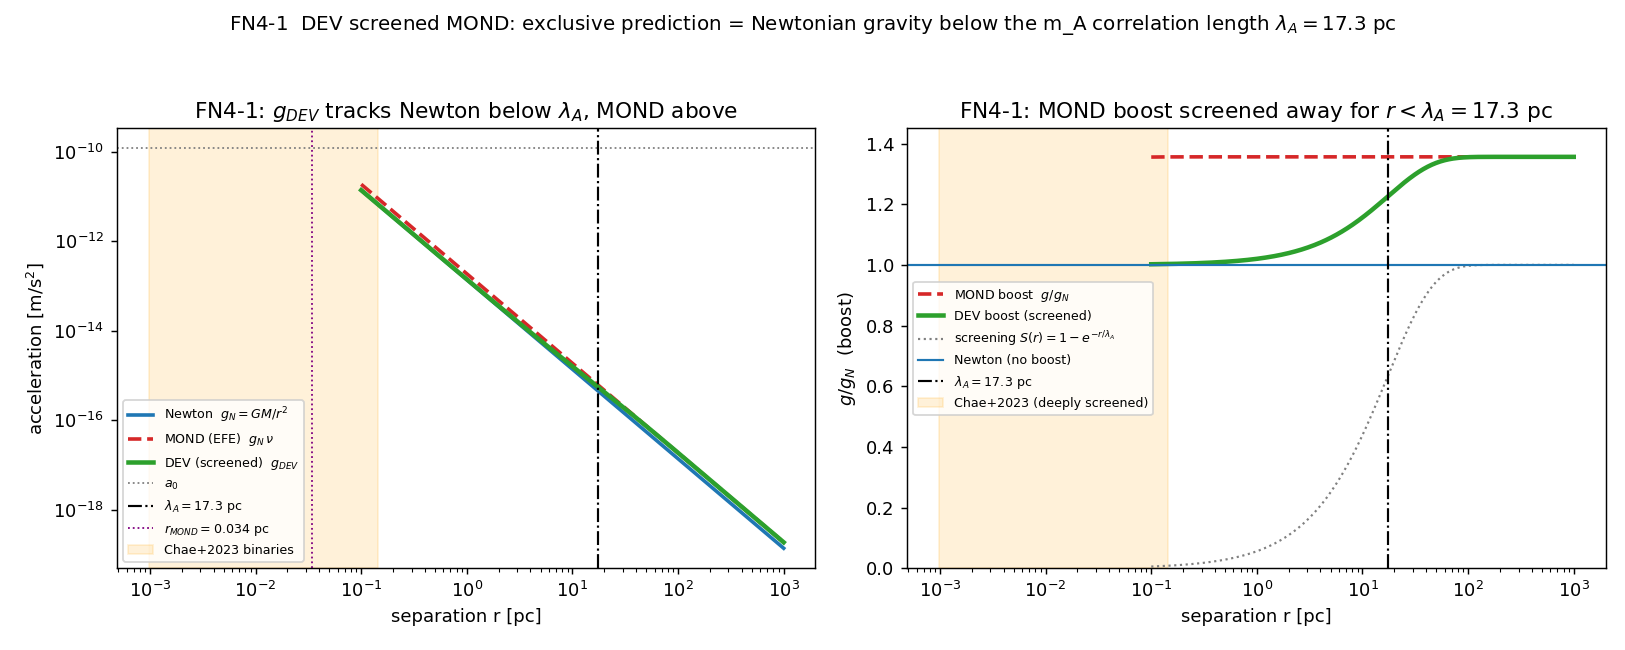

Generate this figure with Python:
"""FN4_1_profile.py -- analytic screened-MOND profile g_DEV(r).

Charter FN4-1.  M = 1 Msun, a0 = 1.2e-10 m/s^2, lambda_A = 17.3 pc (fixed).
Computes g_N, g_MOND, g_DEV and the boost g/g_N over r in [0.1, 1000] pc, locates
the transition at r = lambda_A, and writes json + a two-panel figure.
"""
from __future__ import annotations

import json
from pathlib import Path

import numpy as np
import matplotlib
matplotlib.use("Agg")
import matplotlib.pyplot as plt  # noqa: E402

import fn4_core as c  # noqa: E402

OUT = Path(__file__).resolve().parent
M = 1.0  # Msun


def main():
    r_pc = np.logspace(np.log10(0.1), np.log10(1000.0), 400)
    r = r_pc * c.PC

    gN = c.g_newton(r, M)
    gM = c.g_mond(r, M)
    gD = c.g_dev(r, M)
    S = c.screening(r)
    bD = c.boost_dev(r, M)
    bM = c.boost_mond(r, M)

    # checkpoint table (charter asks for S at 0.05 pc and 17 pc explicitly)
    checkpoints = {}
    for tag, rp in [("0.05pc_Chae", 0.05), ("1.7pc_Jacobi", c.R_JACOBI_PC),
                    ("17.3pc_lambdaA", c.LAMBDA_A_PC), ("100pc", 100.0),
                    ("1000pc", 1000.0)]:
        rr = rp * c.PC
        checkpoints[tag] = {
            "r_pc": rp,
            "screening_S": float(c.screening(rr)),
            "boost_DEV": float(c.boost_dev(rr, M)),
            "boost_MOND": float(c.boost_mond(rr, M)),
            "vtilde_DEV": float(c.vtilde_dev(rr, M)),
            "vtilde_MOND": float(c.vtilde_mond(rr, M)),
        }

    payload = {
        "params": {"M_msun": M, "a0": c.A0, "lambda_A_pc": c.LAMBDA_A_PC,
                   "g_ext_over_a0": c.G_EXT / c.A0,
                   "gamma_plateau": float(c.nu_rar(c.G_EXT / c.A0)),
                   "r_MOND_pc": float(c.mond_radius(M) / c.PC)},
        "checkpoints": checkpoints,
        "transition_pc": c.LAMBDA_A_PC,
        "S_at_lambda": float(c.screening(c.LAMBDA_A)),
        "note": "g_DEV = g_N*[1+(nu_eff-1)*(1-exp(-r/lambda_A))]; EFE-capped nu_eff",
    }
    (OUT / "FN4_1_profile.json").write_text(json.dumps(payload, indent=2))

    print("=" * 74)
    print("FN4-1  screened-MOND profile  g_DEV(r)   (M = 1 Msun)")
    print("=" * 74)
    print(f"  lambda_A = {c.LAMBDA_A_PC} pc   r_MOND = {c.mond_radius(M)/c.PC:.4f} pc"
          f"   gamma_plateau = {c.nu_rar(c.G_EXT/c.A0):.3f}")
    print(f"  {'r [pc]':>10} {'S(r)':>8} {'g_DEV/g_N':>10} {'g_MOND/g_N':>11}")
    for tag, d in checkpoints.items():
        print(f"  {d['r_pc']:>10.3f} {d['screening_S']:>8.4f} "
              f"{d['boost_DEV']:>10.4f} {d['boost_MOND']:>11.4f}   {tag}")
    print(f"\n  S(lambda_A) = {payload['S_at_lambda']:.4f}  (= 1 - 1/e, the transition)")
    print(f"  saved {OUT/'FN4_1_profile.json'}")

    make_figure(r_pc, gN, gM, gD, S, bD, bM)
    return payload


def make_figure(r_pc, gN, gM, gD, S, bD, bM):
    fig, ax = plt.subplots(1, 2, figsize=(12.5, 5.0))

    # left: accelerations
    ax[0].loglog(r_pc, gN, color="C0", lw=2, label="Newton  $g_N=GM/r^2$")
    ax[0].loglog(r_pc, gM, color="C3", lw=2, ls="--", label="MOND (EFE)  $g_N\\,\\nu$")
    ax[0].loglog(r_pc, gD, color="C2", lw=2.5, label="DEV (screened)  $g_{DEV}$")
    ax[0].axhline(c.A0, color="grey", ls=":", lw=1, label="$a_0$")
    ax[0].axvline(c.LAMBDA_A_PC, color="k", ls="-.", lw=1.2,
                  label=f"$\\lambda_A={c.LAMBDA_A_PC}$ pc")
    ax[0].axvline(c.mond_radius(1.0)/c.PC, color="purple", ls=":", lw=1,
                  label=f"$r_{{MOND}}={c.mond_radius(1.0)/c.PC:.3f}$ pc")
    ax[0].axvspan(c.CHAE_S_MIN_AU*c.AU/c.PC, c.CHAE_S_MAX_AU*c.AU/c.PC,
                  color="orange", alpha=0.15, label="Chae+2023 binaries")
    ax[0].set_xlabel("separation r [pc]"); ax[0].set_ylabel("acceleration [m/s$^2$]")
    ax[0].set_title("FN4-1: $g_{DEV}$ tracks Newton below $\\lambda_A$, MOND above")
    ax[0].legend(fontsize=7, loc="lower left")

    # right: boost factor g/g_N
    ax[1].semilogx(r_pc, bM, color="C3", lw=2, ls="--", label="MOND boost  $g/g_N$")
    ax[1].semilogx(r_pc, bD, color="C2", lw=2.5, label="DEV boost (screened)")
    ax[1].semilogx(r_pc, S, color="grey", lw=1.2, ls=":",
                   label="screening $S(r)=1-e^{-r/\\lambda_A}$")
    ax[1].axhline(1.0, color="C0", lw=1.2, label="Newton (no boost)")
    ax[1].axvline(c.LAMBDA_A_PC, color="k", ls="-.", lw=1.2,
                  label=f"$\\lambda_A={c.LAMBDA_A_PC}$ pc")
    ax[1].axvspan(c.CHAE_S_MIN_AU*c.AU/c.PC, c.CHAE_S_MAX_AU*c.AU/c.PC,
                  color="orange", alpha=0.15, label="Chae+2023 (deeply screened)")
    ax[1].set_xlabel("separation r [pc]"); ax[1].set_ylabel("$g/g_N$  (boost)")
    ax[1].set_ylim(0.0, 1.45)
    ax[1].set_title("FN4-1: MOND boost screened away for $r<\\lambda_A=17.3$ pc")
    ax[1].legend(fontsize=7, loc="center left")

    fig.suptitle("FN4-1  DEV screened MOND: exclusive prediction = Newtonian gravity "
                 "below the m_A correlation length $\\lambda_A=17.3$ pc", fontsize=11)
    fig.tight_layout(rect=[0, 0, 1, 0.95])
    fig.savefig(OUT / "FN4_1_profile.png", dpi=130)
    print(f"  saved {OUT/'FN4_1_profile.png'}")


if __name__ == "__main__":
    main()
